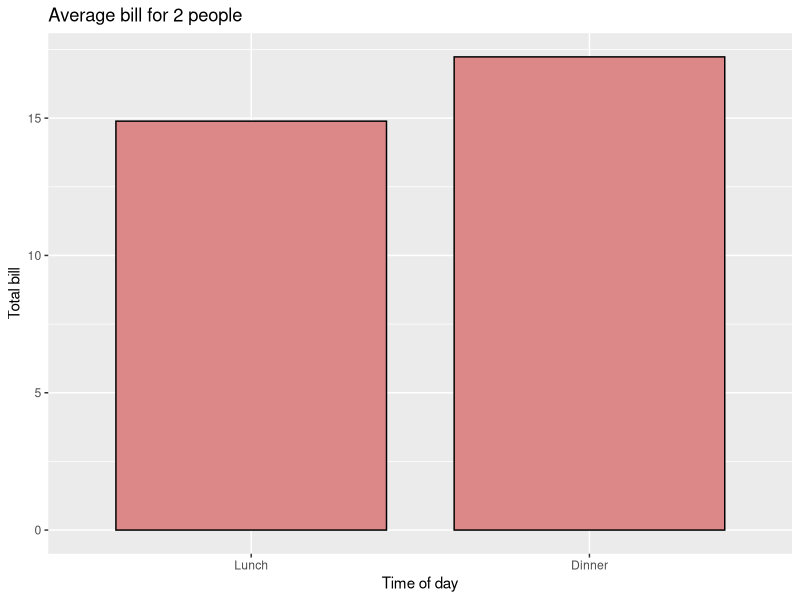
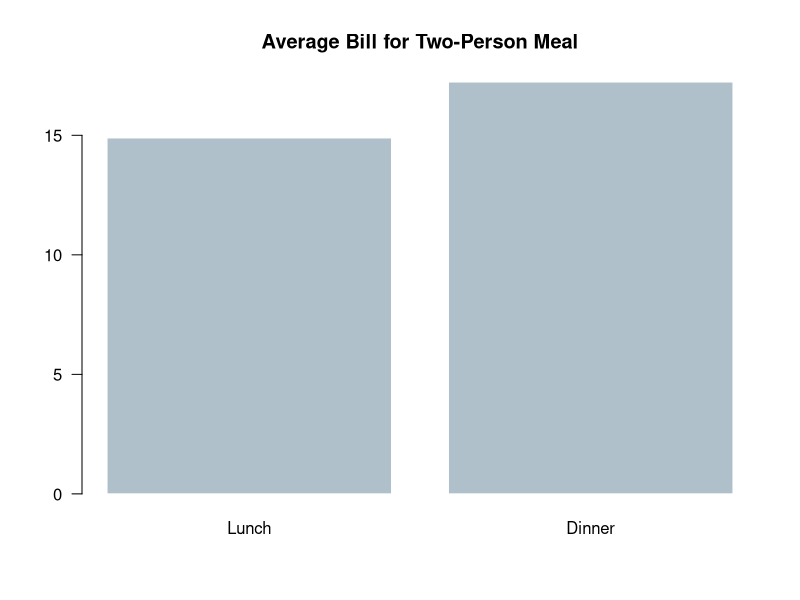
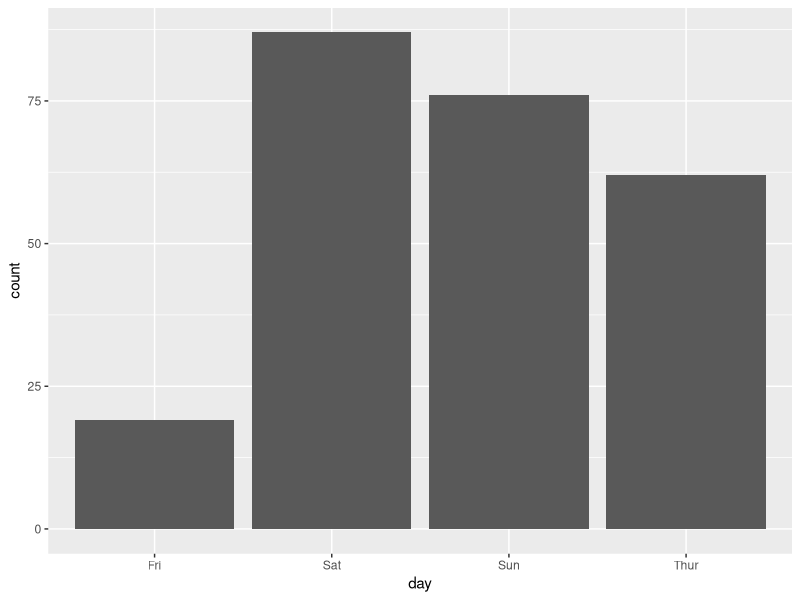
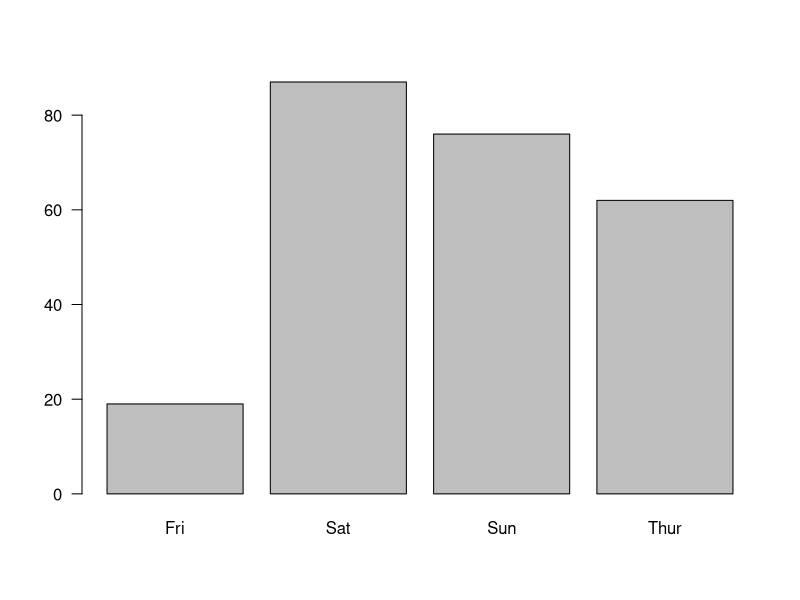

These figures' R source, in order: (Note: this script raises an error after producing the figures.)
# https://flowingdata.com/2016/03/22/comparing-ggplot2-and-r-base-graphics/

# bar chart

# The data frame below represents 
# (imaginary) average bills for lunch and dinner.
#using base graphics:
dat <- data.frame(
  time = factor(c("Lunch","Dinner"), levels=c("Lunch","Dinner")),
  total_bill = c(14.89, 17.23)
)

#load ggplot library
library(ggplot2)

#using ggplot2:
ggplot(data=dat, aes(x=time, y=total_bill, fill=time)) +
  geom_bar(colour="black", fill="#DD8888", width=.8, stat="identity") +
  guides(fill=FALSE) +
  xlab("Time of day") + ylab("Total bill") +
  ggtitle("Average bill for 2 people")

par(las=1)
barplot(dat$total_bill,
        names.arg=dat$time,
        col="#AFC0CB",
        border=FALSE,
        main="Average Bill for Two-Person Meal")




#ggplot has built-in data management

#load the required package per the url of this tutorial
install.packages("reshape2")
library("reshape2")

# Bar graph of counts
ggplot(data=tips, aes(x=day)) +
  geom_bar(stat="count")
# gives you a bar chart where the height shows the number of tips per day.


# in base graphics, you work with the data outside of the visualization functions. 
# In this case, you can use table() to aggregate by day, and you pass that result to barplot().

# Number of tips per day
tips_per_day <- table(tips$day)

# Bar graph of counts
barplot(tips_per_day)


# For this example, I’d order the bars by time though — 
# Thursday through Sunday — instead of order of appearance in the data frame. 
# In base graphics, you work outside the barplot() function. 
# Order how you want and pass the result to the function.

# Order by day
tips_per_day <- tips_per_day[c("Thur", "Fri", "Sat", "Sun")]


# With ggplot2, you prepare the data in a similar fashion, before the ggplot() call:
# Reorder
tips$day <- factor(tips$day, c("Thur", "Fri", "Sat", "Sun"))






ggplot(data=dat1, aes(x=time, y=total_bill, fill=sex)) +
  geom_bar(colour="black", stat="identity",
           position=position_dodge(),
           size=.3) +                       
  scale_fill_hue(name="Sex of payer") +     
  xlab("Time of day") + ylab("Total bill") +
  ggtitle("Average bill for 2 people") +    
  theme_bw()



par(cex=1.2, cex.axis=1.1)
barplot(dat1mat, beside = TRUE, border=NA, col=mf_col,
        main="Average Bill for Two People", yaxt="n")
axis(2, at=axTicks(2), labels=sprintf("$%s", axTicks(2)),
     las=1, cex.axis=0.8)
grid(NA, NULL, lwd=1, lty=1, col="#ffffff")
abline(0, 0)
text(1.5, dat1mat["Female", "Lunch"], "Female", pos=3)
text(2.5, dat1mat["Male", "Lunch"], "Male", pos=3)
text(1.5, dat1mat["Female", "Lunch"]+0.7, "SEX OF PAYER",
     pos=3, cex=0.75)

